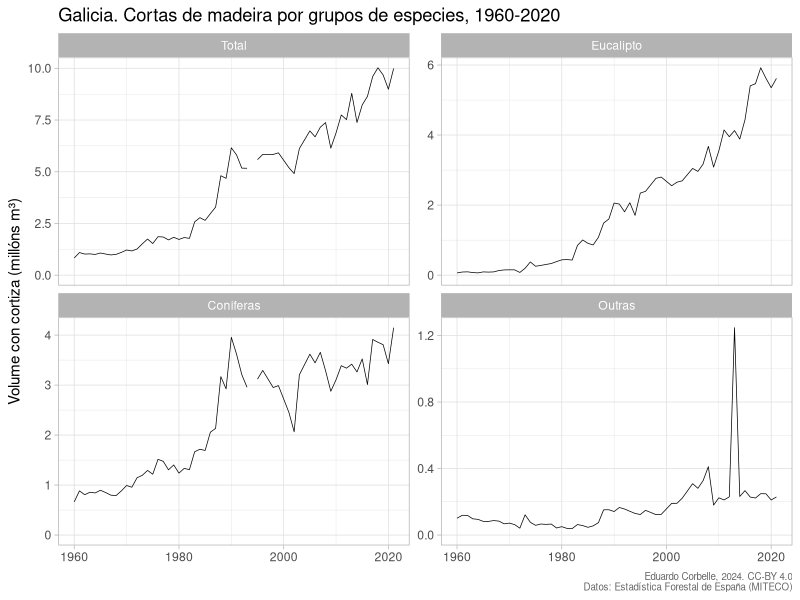
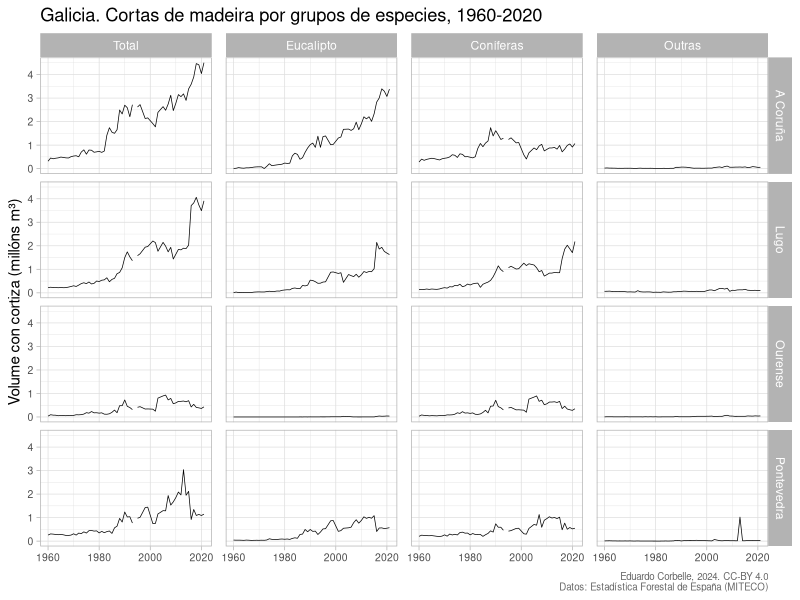

Generate these figures, in order, with R:
# Evolución das cortas de madeira en Galicia, por grupos de especies, 1960-2020
# Eduardo Corbelle, 8 de setembro de 2017 (modificado 30 xaneiro 2024)

library(data.table)
library(ggplot2)

# Carga de datos de cortas ----

cortas1 <- rbind(
  fread("Datos/Provincias/Cortas1.txt", skip = 6),
  fread("Datos/Provincias/Cortas2.txt", skip = 6),
  fread("Datos/Provincias/Cortas3.txt", skip = 6)
)

cortas2 <- dcast(cortas1, ano + provincia ~ grupo, value.var = "volume", fill = 0)
cortas2[ , `:=`(Outras = Cupulíferas + Outras + Frondosas - Eucalipto,
               Total = Cupulíferas + Outras + Frondosas + Coníferas)]
cortas3 <- melt(cortas2, 
                id.vars = c("ano", "provincia"), 
                measure.vars = c("Coníferas", "Eucalipto", "Outras", "Total"),
                variable.name = "grupo",
                value.name = "volume")
cortas <- cortas3[ , .(volume = sum(volume)), .(ano, grupo)]
cortas$grupo <- factor(cortas$grupo, levels = c("Total", "Eucalipto", "Coníferas", "Outras"))
cortas3$grupo <- factor(cortas3$grupo, levels = c("Total", "Eucalipto", "Coníferas", "Outras"))

# Gráficos ----

g.total <- ggplot(cortas, aes(x = ano, y = volume/1e6)) +
  geom_line(linewidth = .25) +
  facet_wrap(~grupo, scales = "free_y") +
  expand_limits(y = 0) +
  # xlab("") +
  ylab("Volume con cortiza (millóns m³)") +
  labs(title = "Galicia. Cortas de madeira por grupos de especies, 1960-2020", 
          # subtitle = "Galicia, 1960-2020",
          caption = "Eduardo Corbelle, 2024. CC-BY 4.0\nDatos: Estadística Forestal de España (MITECO)") +
  # stat_smooth(se = FALSE, lwd = .5) +
  theme_light() +
  theme(plot.caption = element_text(size = 7, colour = "grey40"),
        axis.title.x = element_blank())


g.prov <- ggplot(cortas3, aes(x = ano, y = volume/1e6)) +
  geom_line(linewidth = .25) +
  facet_grid(provincia~grupo, ) +
  expand_limits(y = 0) +
  # xlab("") +
  ylab("Volume con cortiza (millóns m³)") +
  labs(title = "Galicia. Cortas de madeira por grupos de especies, 1960-2020", 
       # subtitle = "Datos desagregados por provincias",
       caption = "Eduardo Corbelle, 2024. CC-BY 4.0\nDatos: Estadística Forestal de España (MITECO)") +
  # stat_smooth(se = FALSE, lwd = .5) +
  theme_light() +
  theme(plot.caption = element_text(size = 7, colour = "grey40"),
        axis.title.x = element_blank(),
        axis.text = element_text(size = 7.5),
        panel.spacing.x = unit(.7, "lines"))



# Exportación ----
png("Cortas1.png", width = 15, height = 10, units = "cm", res = 300)
 print(g.total)
dev.off()

png("Cortas1b.png", width = 15, height = 10, units = "cm", res = 300)
print(g.prov)
dev.off()
